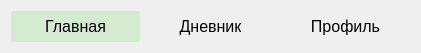
   <widget class="QWidget" name="layoutWidget">
    <property name="geometry">
     <rect>
      <x>90</x>
      <y>20</y>
      <width>421</width>
      <height>35</height>
     </rect>
    </property>
    <layout class="QHBoxLayout" name="horizontalLayout_4">
     <item>
      <widget class="QPushButton" name="homeButton">
       <property name="font">
        <font>
         <family>Segoe UI</family>
         <pointsize>-1</pointsize>
         <italic>false</italic>
         <fontweight>Medium</fontweight>
        </font>
       </property>
       <property name="styleSheet">
        <string notr="true">QPushButton {
    background-color: transparent;
    color: #030303;
    border: none;
	border-radius: 2px;
    padding: 6px 18px;
	font: 500 9pt &quot;Segoe UI&quot;;
    font-size: 16px;
}

QPushButton:hover {
    color: #000000;
	background-color: rgb(226, 235, 225);
}

QPushButton:checked {
    background-color: #d4ebd2;
}</string>
       </property>
       <property name="text">
        <string>Главная</string>
       </property>
       <property name="checkable">
        <bool>true</bool>
       </property>
       <property name="checked">
        <bool>true</bool>
       </property>
       <attribute name="buttonGroup">
        <string notr="true">buttonGroup</string>
       </attribute>
      </widget>
     </item>
     <item>
      <widget class="QPushButton" name="diaryButton">
       <property name="styleSheet">
        <string notr="true">QPushButton {
    background-color: transparent;
    color: #030303;
    border: none;
	border-radius: 2px;
    padding: 6px 18px;
	font: 500 9pt &quot;Segoe UI&quot;;
    font-size: 16px;
}

QPushButton:hover {
    color: #000000;
	background-color: rgb(226, 235, 225);
}

QPushButton:checked {
    background-color: #d4ebd2;
}</string>
       </property>
       <property name="text">
        <string>Дневник</string>
       </property>
       <property name="checkable">
        <bool>true</bool>
       </property>
       <property name="checked">
        <bool>false</bool>
       </property>
       <attribute name="buttonGroup">
        <string notr="true">buttonGroup</string>
       </attribute>
      </widget>
     </item>
     <item>
      <widget class="QPushButton" name="profileButton">
       <property name="styleSheet">
        <string notr="true">QPushButton {
    background-color: transparent;
    color: #030303;
    border: none;
	border-radius: 2px;
    padding: 6px 18px;
	font: 500 9pt &quot;Segoe UI&quot;;
    font-size: 16px;
}

QPushButton:hover {
    color: #000000;
	background-color: rgb(226, 235, 225);
}

QPushButton:checked {
    background-color: #d4ebd2;
}</string>
       </property>
       <property name="text">
        <string>Профиль</string>
       </property>
       <property name="checkable">
        <bool>true</bool>
       </property>
       <attribute name="buttonGroup">
        <string notr="true">buttonGroup</string>
       </attribute>
      </widget>
     </item>
    </layout>
   </widget>
